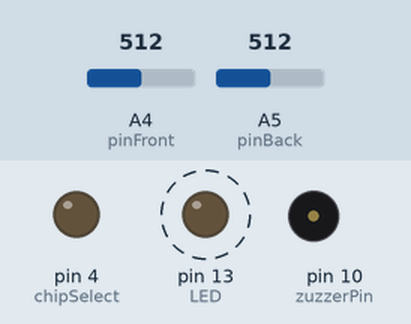
The sketch below on a simulated Arduino Uno, built with avr-gcc and run on an emulated ATmega328P. Parts: output pins drawn as LEDs (lit = HIGH), buzzer (waves = sounding). Dashed ring = blinking. The inputs (shaded band) are chosen by the test bench; at power-on: A4 (pinFront) = 512, A5 (pinBack) = 512. Storage starts empty.

Above: at 2.09 s.
Timing chart, 0 to 5.0 s (numbered marks = the images above):
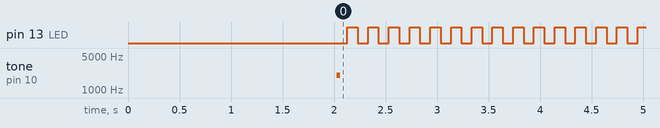

Measured:
- by itself, pin 13 (LED): alternates HIGH for 0.10 s and LOW for 0.10 s
- by itself, tone on pin 10 (zuzzerPin): silent → 2000 Hz at 2.0 s, → silent 0.03 s later

The sketch:

SoundsAndDataCollector.ino
```cpp
#define SOUND
#include <SPI.h>
#include <SdFat.h>

  uint8_t chunkCounter = 0,
    maxChunksCounter;

  const byte
    LED = LED_BUILTIN,
    maxRecordsPerChunk = 100,
    pinFront = A4,
    pinBack = A5,
    zuzzerPin = 10,
    chipSelect = 4,
    maxMissedStepsAllowed = 5,
    pauseBetweenMeasurements = 100,
    minTimespanBetweenSteps = 200,
    minBackPressureRequiredFraction = 20, // == 5%
    minFrontPressureRequiredFraction = 2, // ==50%
    minNonMissedStepsCount = 100;

  int missedSteps = 0,
    frontMaxValue = 20,
    backMaxValue = 20,
    backPreviousHighTime = 0,
    nonMissedStepsCount,
    nonMissedStepsTimeStamp,
    maxChunksPerFile = 100;

  const int zuzzerToneHigh = 3200,
    zuzzerToneLow = 2000,
    zuzzerDuration = 30,
    minNonMissedStepsTimeMs = 180000;
  const float highLearingRatio = 0.8;
  bool pressingDown, backPressed, lightOn;


SdFat sd;
SdFile file;
#define FILE_BASE_NAME "Data"
#define error(msg) sd.errorHalt(F(msg))
char fileName[13] = FILE_BASE_NAME "01.csv";
String str = "";
const byte BASE_NAME_SIZE = sizeof(FILE_BASE_NAME) - 1;

void setup(){
  pinMode(zuzzerPin, OUTPUT);
  pinMode(chipSelect, OUTPUT);
  pinMode(LED, OUTPUT);
  delay(2000);
  //  if (!sd.begin(chipSelect, SPI_HALF_SPEED)) {
  if (!sd.begin(chipSelect, SPI_FULL_SPEED)) {
    for (int i = 0; i<10; i++){
      tone(zuzzerPin, zuzzerToneHigh, zuzzerDuration);
      delay(1000);
    }
    sd.initErrorHalt();
  }
  if (BASE_NAME_SIZE > 6) {
    error("FILE_BASE_NAME too long");
  }
  makeNewFile();
  tone(zuzzerPin, zuzzerToneLow, zuzzerDuration);
}

void makeNewFile() {
  maxChunksCounter = maxChunksPerFile;
  while (sd.exists(fileName)) {
    if (fileName[BASE_NAME_SIZE + 1] != '9') {
      fileName[BASE_NAME_SIZE + 1]++;
    }
    else if (fileName[BASE_NAME_SIZE] != '9') {
      fileName[BASE_NAME_SIZE + 1] = '0';
      fileName[BASE_NAME_SIZE]++;
    }
    else {
      error("Can't create file name");
    }
  }
  if (!file.open(fileName, O_CREAT | O_WRITE | O_EXCL)) {
    error("file.open");
  }
  file.println(F("sound,front,back"));
}
void loop(){
  digitalWrite(LED, lightOn);
  lightOn = !lightOn;
  int frontPressure = analogRead(pinFront);
  int  backPressure = analogRead(pinBack);
  chunkCounter++;
  int alert = 0; // 0 = no sound, 1 = ring (missed steps), 2 = happy sound
  if (frontPressure * minFrontPressureRequiredFraction > frontMaxValue){
    // front is on the flore,
    if (!pressingDown){
      //  and this is beginning of new step
      nonMissedStepsCount++;
      if (!backPressed){
        if (millis() - backPreviousHighTime >= minTimespanBetweenSteps && missedSteps++ >= maxMissedStepsAllowed){
          // tone
#ifdef SOUND
          ring();
#endif
          alert = 1;
          missedSteps = 0;
          nonMissedStepsTimeStamp = millis();
          nonMissedStepsCount = 0;
        }
      }
      // reset backPressed && backPreviousHighTime
      backPressed = false;
      backPreviousHighTime = millis();
    }

    pressingDown = true;
    if (!backPressed){
      if (backPressure * minBackPressureRequiredFraction > backMaxValue){
        backPressed = true;
        missedSteps = 0;
        if (backPressure * highLearingRatio > backMaxValue){
          backMaxValue = backPressure * highLearingRatio;
        }
      }
    }
    if (frontPressure * highLearingRatio > frontMaxValue){
      frontMaxValue = frontPressure * highLearingRatio;
    }
  }
  else {
    // front is in the air
    pressingDown = false;
  }
  // check for happyTone
  alert += happyToneCheck();
  String a = (String) alert;

  str += a + "," + frontPressure + "," + backPressure + "\n";
  if (chunkCounter >= maxRecordsPerChunk){
    chunkCounter = 0;
    file.print(str);
    file.flush();
    str = "";
    if (maxChunksCounter-- <= 1){
      file.close();
      makeNewFile();
    }
  }
  //  LowPower.powerDown(SLEEP_60MS, ADC_OFF, BOD_OFF);
  delay(pauseBetweenMeasurements);
}

int happyToneCheck(){
  if (millis() - nonMissedStepsTimeStamp > minNonMissedStepsTimeMs && nonMissedStepsCount > minNonMissedStepsCount){
#ifdef SOUND
    happyTone();
#endif
    nonMissedStepsTimeStamp = millis();
    nonMissedStepsCount = 0;
    return 2;
  }
  return 0;
}
#ifdef SOUND


void happyTone() {
  int happyNotes [] = { 383, 60, 383, 60, 255, 60, 255, 60, 227, 60, 227, 60, 255, 120, 286, 60, 286, 60, 304, 60, 304, 60, 340, 60, 340, 60, 383, 120 };
  for (int i = 0; i < sizeof(happyNotes) / 4; i++){
    int duration = happyNotes[i * 2 + 1];
    int nota = happyNotes[i * 2];
    for (long i = 0; i < duration * 1000L; i += nota * 2) {
      digitalWrite(zuzzerPin, HIGH);
      delayMicroseconds(nota);
      digitalWrite(zuzzerPin, LOW);
      delayMicroseconds(nota);
    }
    delay(duration / 2);
  }

}

void ring(){
  for (int i = 0; i < 2; i++){
    tone(zuzzerPin, zuzzerToneLow, zuzzerDuration);
    delay(zuzzerDuration);
    tone(zuzzerPin, zuzzerToneHigh, zuzzerDuration);
    delay(zuzzerDuration);
  }
}
#endif
```
